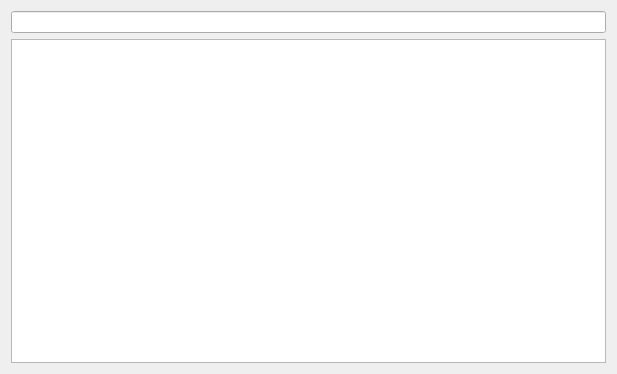
<?xml version="1.0" encoding="UTF-8"?>
<ui version="4.0">
 <class>RawBodyTabView</class>
 <widget class="QWidget" name="RawBodyTabView">
  <property name="geometry">
   <rect>
    <x>0</x>
    <y>0</y>
    <width>617</width>
    <height>374</height>
   </rect>
  </property>
  <property name="windowTitle">
   <string>Form</string>
  </property>
  <layout class="QVBoxLayout" name="verticalLayout">
   <item>
    <widget class="QLineEdit" name="contentType"/>
   </item>
   <item>
    <widget class="QPlainTextEdit" name="rawBody">
     <property name="lineWrapMode">
      <enum>QPlainTextEdit::NoWrap</enum>
     </property>
     <property name="tabStopDistance">
      <double>40.000000000000000</double>
     </property>
    </widget>
   </item>
  </layout>
 </widget>
 <resources/>
 <connections/>
</ui>
